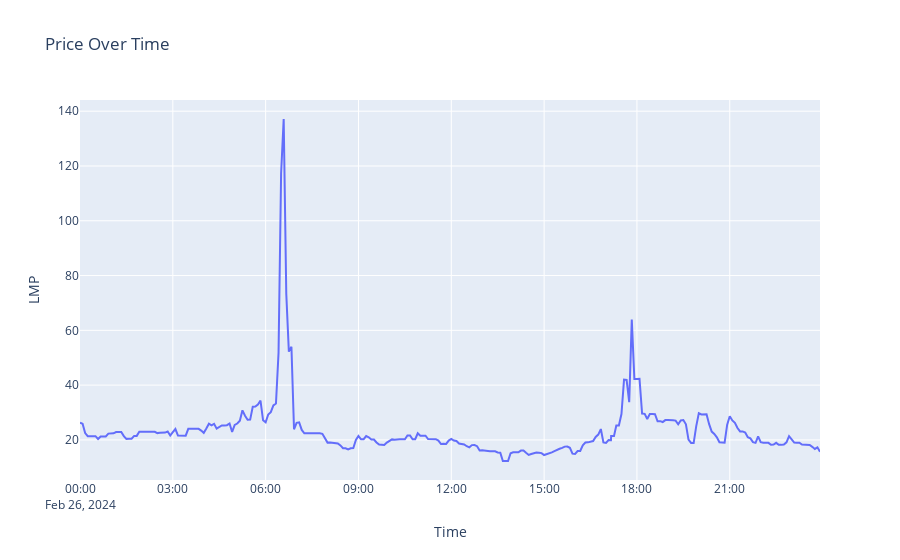

This figure's notebook cell:
### Markdown cell above
## Get and display price data for a given day

### Code cell
import gridstatus
import plotly.express as px


def get_nyiso_price_data_by_location(date, location):
    nyiso = gridstatus.NYISO()
    lmp = nyiso.get_lmp(date=date, market="REAL_TIME_5_MIN")
    lmp_col_subset = lmp[["Time", "Location", "LMP"]]
    lmp_subset_filtered = lmp_col_subset[lmp_col_subset["Location"] == location]
    return lmp_subset_filtered

price_data_by_location = get_nyiso_price_data_by_location("February 26, 2024", "GENESE");

fig = px.line(price_data_by_location, x="Time", y="LMP", title="Price Over Time")
fig.show()

### Figure 1 — Plotly figure (JSON) as saved in the notebook; plotly's stock layout.template omitted (floating-point values rounded to 4 significant figures; data arrays with more than 128 entries replaced by an {"elided": "..."} marker saying what was removed)
{"data": [{"hovertemplate": "Time=%{x}<br>LMP=%{y}<extra></extra>", "legendgroup": "", "line": {"color": "#636efa", "dash": "solid"}, "marker": {"symbol": "circle"}, "mode": "lines", "name": "", "orientation": "v", "showlegend": false, "type": "scatter", "x": {"elided": "291 str values"}, "xaxis": "x", "y": {"elided": "291 float values"}, "yaxis": "y"}], "layout": {"autosize": true, "legend": {"tracegroupgap": 0}, "title": {"text": "Price Over Time"}, "xaxis": {"anchor": "y", "autorange": true, "domain": [0, 1], "range": ["2024-02-26", "2024-02-26 23:55"], "title": {"text": "Time"}, "type": "date"}, "yaxis": {"anchor": "x", "autorange": true, "domain": [0, 1], "range": [5.364, 144.1], "title": {"text": "LMP"}, "type": "linear"}}}
